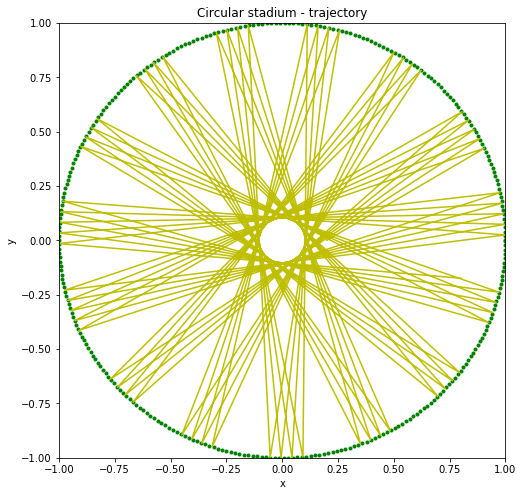

Write Python code to recreate this figure.
#!/usr/bin/env python3
# -*- coding: utf-8 -*-
"""
Created on Fri Nov 10 22:44:48 2017

@author: wangshiru
"""

import matplotlib.pyplot as plt
import numpy as np
class billiard_circle():
    def __init__(self,x_0,y_0,vx_0,vy_0,N,dt):
        self.x_0 = x_0
        self.y_0 = y_0
        self.vx_0 = vx_0
        self.vy_0 = vy_0
        self.N = N
        self.dt = dt
    def motion_calculate(self):
        self.x = []
        self.y = []
        self.vx = []
        self.vy = []
        self.t = [0]
        self.x.append(self.x_0)
        self.y.append(self.y_0)
        self.vx.append(self.vx_0)
        self.vy.append(self.vy_0)
        for i in range(1,self.N):
            self.x.append(self.x[i - 1] + self.vx[i - 1]*self.dt)
            self.y.append(self.y[i - 1] + self.vy[i - 1]*self.dt)
            self.vx.append(self.vx[i - 1])
            self.vy.append(self.vy[i - 1])
            if (np.sqrt( self.x[i]**2+self.y[i]**2 ) > 1.0):
                self.x[i],self.y[i] = self.correct('np.sqrt(x**2+(y)**2) < 1.0',self.x[i - 1], self.y[i - 1], self.vx[i - 1], self.vy[i - 1])
                self.vx[i],self.vy[i] = self.reflect(self.x[i],self.y[i],self.vx[i - 1], self.vy[i - 1])
            self.t.append(self.t[i - 1] + self.dt)
        return self.x, self.y
        
    def correct(self,condition,x,y,vx,vy):
        vx_c = vx/100.0
        vy_c = vy/100.0
        while eval(condition):
            x = x + vx_c*self.dt
            y = y + vy_c*self.dt
        return x-vx_c*self.dt,y-vy_c*self.dt    
    def reflect(self,x,y,vx,vy):
        module = np.sqrt(x**2+y**2)  ### normalization
        x = x/module
        y = y/module
        v = np.sqrt(vx**2+vy**2)
        cos1 = (vx*x+vy*y)/v
        cos2 = (vx*y-vy*x)/v
        vt = -v*cos1
        vc = v*cos2 
        vx_n = vt*x+vc*y
        vy_n = vt*y-vc*x
        return vx_n,vy_n
        
    def plot(self):
        plt.figure(figsize = (8,8))
        plt.xlim(-1,1)
        plt.ylim(-1,1)
        plt.xlabel('x')
        plt.ylabel('y')
        plt.title('Circular stadium - trajectory')
        self.plot_boundary()
        plt.plot(self.x,self.y,'y')
        #plt.savefig('chapter3_3.31.png',dpi = 144)
        plt.show()
                
    def plot_boundary(self):
        theta = 0
        x = []
        y = []
        while theta < 2*np.pi:
            x.append(np.cos(theta))
            y.append(np.sin(theta))
            theta+= 0.02
        plt.plot(x,y,'g.')

A=billiard_circle(0.2,0,1,0.6,11000,0.01)
A.motion_calculate()
A.plot()
